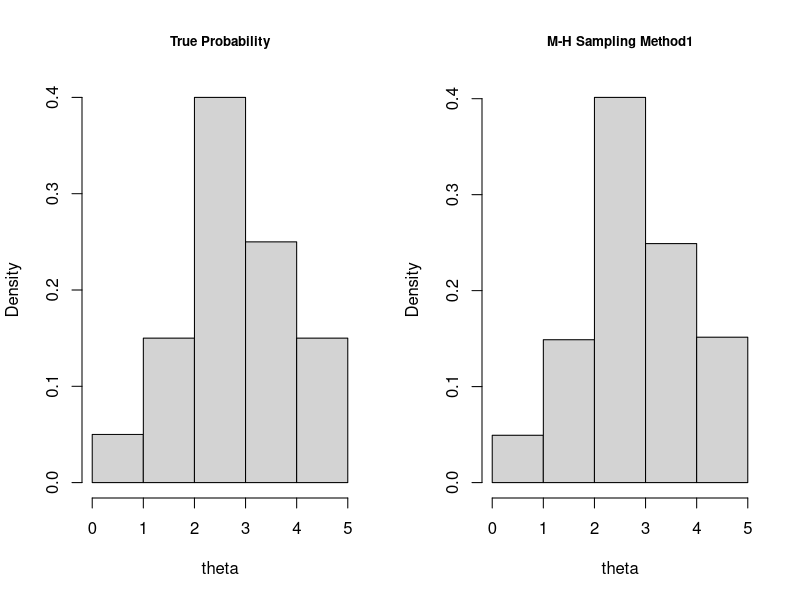
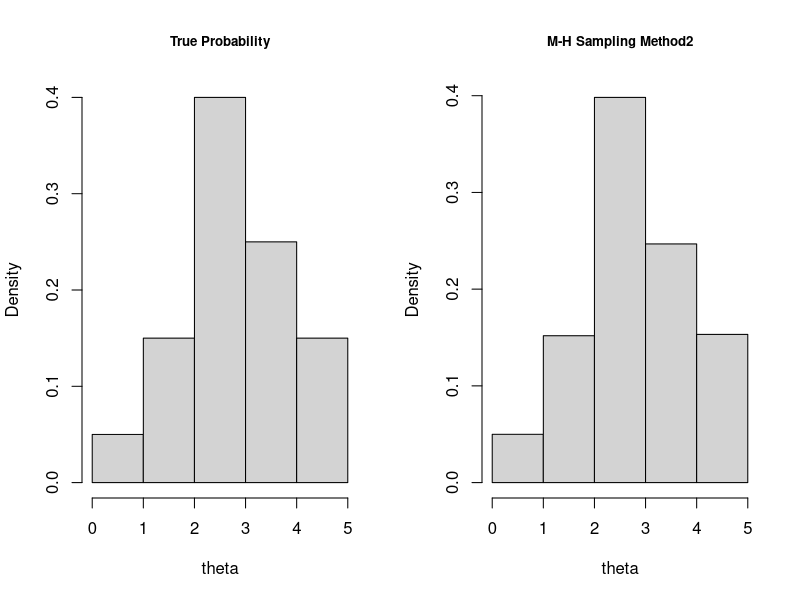
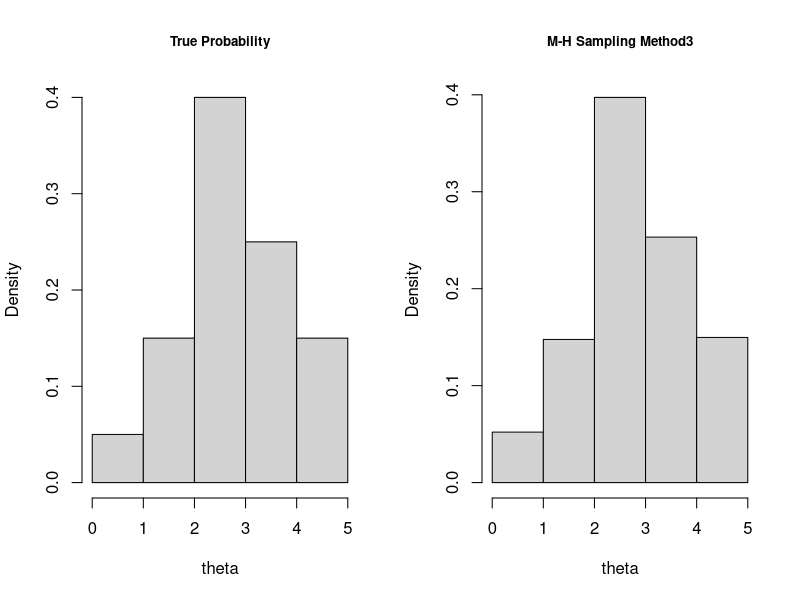

Write the R code that produced these figures, in order.
## ---- chunk 1
knitr::opts_chunk$set(echo = TRUE, fig.align = "center", message=F, warning=F) 
## ---- chunk 2
theta = c(1:5)
prob = c(1,3,8,5,3)/20

prob.ratio = function(theta1, theta2, theta, prob){
  ind1 = which(theta == theta1)
  ind2 = which(theta == theta2)
  return(prob[ind1]/prob[ind2])
}
N = 50000
theta.curr=2
theta.Samples=c(1:N)*0
theta.Samples[1]=theta.curr

## Simulation-1 ##
for(iter in 1:(N-1)){
  theta.prop = ifelse(runif(1)<0.5, theta.curr+1, theta.curr-1)
  if(theta.prop < 1 || theta.prop > 5){ # 나올 수 없는 후보값일 때, 현재값을 선택
    theta.prop = theta.curr
    theta.prop = round(theta.prop, 0)
  }
  alpha.star = prob.ratio(theta.prop, theta.curr, theta, prob)
  alpha = min(1, alpha.star)
  theta.next = ifelse(runif(1)<alpha, theta.prop, theta.curr)
  
  theta.Samples[iter+1] = theta.next
  theta.curr = theta.next
}

## End Simulation-1
par(mfrow=c(1,2))
hist(rep(theta,c(1,3,8,5,3)), breaks=c(0,1,2,3,4,5), width=0.1, prob=T, main="True Probability", cex.main=0.8, xlab="theta")
hist(theta.Samples[501:N], breaks=c(0,1,2,3,4,5), prob=T, main="M-H Sampling Method1", cex.main=0.8, xlab="theta")
par(mfrow=c(1,1))
## ---- chunk 3
theta = c(1:5)
prob = c(1,3,8,5,3)/20

prob.ratio = function(theta1, theta2, theta, prob){
  ind1 = which(theta == theta1)
  ind2 = which(theta == theta2)
  return(prob[ind1]/prob[ind2])
}
N = 50000
theta.curr=2
theta.Samples=c(1:N)*0
theta.Samples[1]=theta.curr

## Simulation-2 ##
for(iter in 1:(N-1)){
  theta.prop = sample(theta, 1)
  theta.prop = round(theta.prop, 0)
  
  alpha.star = prob.ratio(theta.prop, theta.curr, theta, prob)
  alpha = min(1, alpha.star)
  theta.next = ifelse(runif(1)<alpha, theta.prop, theta.curr)
  
  theta.Samples[iter+1] = theta.next
  theta.curr = theta.next
}

## End Simulation-2
par(mfrow=c(1,2))
hist(rep(theta,c(1,3,8,5,3)), breaks=c(0,1,2,3,4,5), width=0.1, prob=T, main="True Probability", cex.main=0.8, xlab="theta")
hist(theta.Samples[501:N], breaks=c(0,1,2,3,4,5), prob=T, main="M-H Sampling Method2", cex.main=0.8, xlab="theta")
par(mfrow=c(1,1))
## ---- chunk 4
theta = c(1:5)
prob = c(1,3,8,5,3)/20
prob.prop = c(0.1, 0.1, 0.2, 0.3, 0.3)

prob.ratio = function(theta1, theta2, theta, prob){
  ind1 = which(theta == theta1)
  ind2 = which(theta == theta2)
  return(prob[ind1]/prob[ind2])
}
N = 50000
theta.curr=2
theta.Samples=c(1:N)*0
theta.Samples[1]=theta.curr

## Simulation-3 ##
for(iter in 1:(N-1)){
  theta.prop = sample(theta, 1, prob=prob.prop) # proposition
  theta.prop = round(theta.prop, 0)
  
  alpha.star = prob.ratio(theta.prop, theta.curr, theta, prob)*
    prob.ratio(theta.curr, theta.prop, theta, prob.prop)
  alpha = min(1, alpha.star)
  theta.next = ifelse(runif(1)<alpha, theta.prop, theta.curr)
  
  theta.Samples[iter+1] = theta.next
  theta.curr = theta.next
}

## End Simulation-3
par(mfrow=c(1,2))
hist(rep(theta,c(1,3,8,5,3)), breaks=c(0,1,2,3,4,5), width=0.1, prob=T, main="True Probability", cex.main=0.8, xlab="theta")
hist(theta.Samples[501:N], breaks=c(0,1,2,3,4,5), prob=T, main="M-H Sampling Method3", cex.main=0.8, xlab="theta")
par(mfrow=c(1,1))
